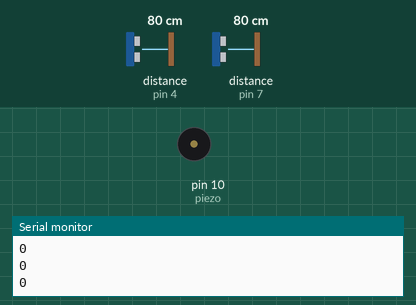
Simulated run of this sketch. Board: Arduino Uno, built with avr-gcc and run on an emulated ATmega328P. Shown: buzzer (waves = sounding), the last lines printed to the serial monitor. Wiring (inferred from the names in the program): 2 × ultrasonic range finder: trigger pin 5, echo pin 4 / trigger pin 8, echo pin 7. The inputs (shaded band) are chosen by the test bench; at power-on: distance to the obstacle (sensors on pin 4, pin 7) 80 cm. The echo pulse lasts 58.3 µs per cm.

Above: at 1.3 s.
1.4 s: distance to the obstacle (sensor on pin 4) set to 73 cm
2.9 s: distance to the obstacle (sensor on pin 4) set to 66 cm
At 3.6 s:
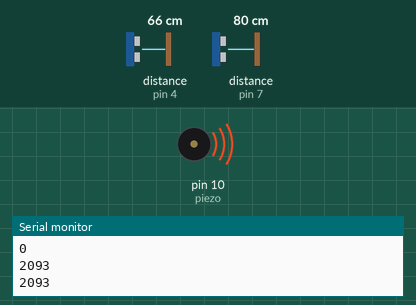
4.5 s: distance to the obstacle (sensor on pin 7) set to 18 cm
At 5.2 s:
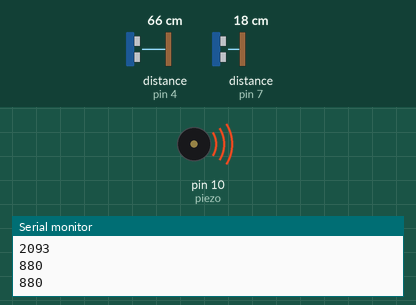
6.0 s: distance to the obstacle (sensor on pin 7) set to 4 cm
At 7.5 s:
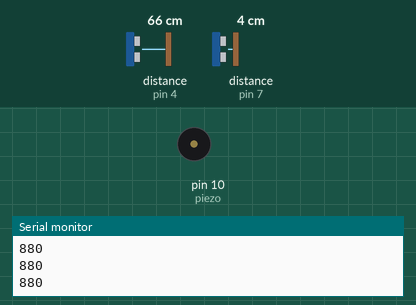
Timing chart, 0 to 10.0 s (numbered marks = the images above; inputs shaded):
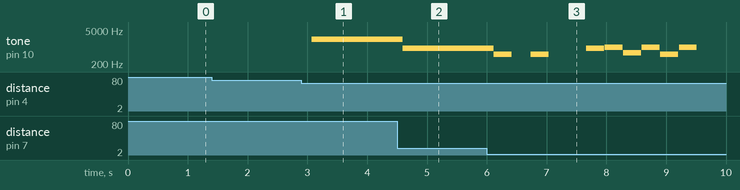

The sketch:

Theremin_A_menor_with_change-play.ino
```cpp
#include <pitches.h>

/*
   Arduino Theremin with A minor pentatonic scale
*/

const int trigger = 5;
const int echo = 4;

const int trigger_c = 8;
const int echo_c = 7;

const int piezo = 10;

int distance = 0;
int distanceHigh = 0;

int distance_c = 0;
int distanceHigh_c = 0;

int lengthOfScale_m = 0;
int lengthOfScale_p = 0;
int lengthOfScale_j = 0;
int lengthOfScale_h = 0;

int note = 0;

#include "pitches.h"


//A Minor pentatonic scale
int scale_p[] = {
  NOTE_C3,NOTE_D3, NOTE_E3, NOTE_G3,NOTE_A3, NOTE_C4, NOTE_D4, NOTE_E4, NOTE_G4, NOTE_A4,
  NOTE_C5, NOTE_D5, NOTE_E5, NOTE_G5, NOTE_A5, NOTE_C6, NOTE_D6, NOTE_E6, NOTE_G6,
  NOTE_A6, NOTE_C7, NOTE_D7
};

//C Major scale
int scale_m[] = {
  NOTE_C3, NOTE_D3, NOTE_E3, NOTE_F3, NOTE_G3, NOTE_A3, NOTE_B3, NOTE_C4, NOTE_D4,
  NOTE_E4, NOTE_F4, NOTE_G4, NOTE_A4, NOTE_B4, NOTE_C5, NOTE_D5, NOTE_E5, NOTE_F5,
  NOTE_G5, NOTE_A5, NOTE_B5
};

//JoJo's theme
int jojo[] = {
  NOTE_B4,0,NOTE_B4,0,0,NOTE_A5,NOTE_B5,NOTE_D5,NOTE_B5,NOTE_B4,NOTE_B5,0,0,
  NOTE_A4,NOTE_B4,NOTE_F5,NOTE_E4,NOTE_B4,0,NOTE_B5,0,0,NOTE_A5,NOTE_B5,
  NOTE_D5,NOTE_B5,NOTE_B5,NOTE_B5,0,0,NOTE_A5,NOTE_B5,NOTE_F6,NOTE_E4,NOTE_B5,0,NOTE_B4,0,0,
  NOTE_A5,NOTE_B5,NOTE_D5,NOTE_B5,NOTE_B5,NOTE_B5,0,0,NOTE_A5,NOTE_B5,NOTE_F6,NOTE_E5,NOTE_B4,NOTE_B5,
};

// Happy
int happy [] = {
  NOTE_C5,NOTE_C5,NOTE_E4,NOTE_C5,NOTE_F5,NOTE_E5,0,
  NOTE_C5,NOTE_C5,NOTE_E4,NOTE_C5,NOTE_G5,NOTE_F5,0,
  NOTE_C5,NOTE_C5,NOTE_C5,NOTE_A5,NOTE_F6,NOTE_E5,NOTE_D5,0,
  NOTE_B5,NOTE_B5,NOTE_A5,NOTE_F5,NOTE_G5,NOTE_F5,0,
};

void setup() {
  Serial.begin(9600);
  pinMode(trigger, OUTPUT);
  pinMode(echo, INPUT);
  distanceHigh = 4000;
  distanceHigh_c = 1500;

  pinMode(trigger_c, OUTPUT);
  pinMode(echo_c, INPUT);
  /*while (millis() < 5000) {
    digitalWrite(trigger, HIGH);
    digitalWrite(trigger, LOW);
    distance = pulseIn(echo, HIGH);

    if (distance > distanceHigh) {
      distanceHigh = distance;
    }
  }*/
  for (byte i = 0; i < (sizeof(scale_m) / sizeof(scale_m[0])); i++) {
    lengthOfScale_m += 1;
    }
  for (byte i = 0; i < (sizeof(scale_p) / sizeof(scale_p[0])); i++) {
    lengthOfScale_p += 1;
    }
  for (byte i = 0; i < (sizeof(jojo) / sizeof(jojo[0])); i++) {
    lengthOfScale_j += 1;
    }
  for (byte i = 0; i < (sizeof(happy) / sizeof(happy[0])); i++) {
    lengthOfScale_h += 1;
    }
}

void loop() {
  digitalWrite(trigger, HIGH);
  digitalWrite(trigger, LOW);

  distance = pulseIn(echo, HIGH);

  digitalWrite(trigger_c, HIGH);
  digitalWrite(trigger_c, LOW);

  distance_c = pulseIn(echo_c, HIGH);

  if ( distance_c > 1000 && distance_c <= distanceHigh_c){

    if (distance <= distanceHigh) {
     note = map(distance, 250, distanceHigh, scale_m[0], scale_m[lengthOfScale_m - 1]);
     for (byte j = 0; j < (lengthOfScale_m); j++) {
      if (note == scale_m[j]) {
        tone(piezo, note, 800);
        Serial.println(note);
        break;
     }
      else if (note > scale_m[j] && note < scale_m[j + 1]) {
        note = scale_m[j];
        tone(piezo, note, 800);
        Serial.println(note);
        break;
      }
    }
   }
   else {
     tone(piezo, 0, 500);
     Serial.println(0);
   }

   }

  else if (distance_c > 100 && distance_c <= 500){
     for (int j = 0; j < (lengthOfScale_j); j++) {
        tone(piezo, jojo[j], 300);
        delay(310);
        noTone(piezo);
    }
  }
  else if (distance_c > 500 && distance_c <= 1000){
     for (int h = 0; h < (lengthOfScale_h); h++) {
        tone(piezo, happy[h], 600);
        delay(610);
        noTone(piezo);
   }
  }

  else {
    if (distance <= distanceHigh) {
     note = map(distance, 250, distanceHigh, scale_p[0], scale_p[lengthOfScale_p - 1]);
     for (byte j = 0; j < (lengthOfScale_p); j++) {
      if (note == scale_p[j]) {
        tone(piezo, note, 800);
        Serial.println(note);
        break;
     }
      else if (note > scale_p[j] && note < scale_p[j + 1]) {
        note = scale_p [j];
        tone(piezo, note, 800);
        Serial.println(note);
        break;
      }
    }
   }

   else if (distance > distanceHigh) {
     tone(piezo, 0, 500);
     Serial.println(0);
   }

  }
delay(500);
}
```

Measured:
- the behaviour switches between 69 and 68 cm on distance to the obstacle (sensor on pin 4) (found by bisection; images 0 and 1)
- after the input at 2.9 s, tone on pin 10 (piezo): silent → 2093 Hz after 0.17 s
- after the input at 4.5 s, tone on pin 10 (piezo): 2093 Hz → 880 Hz after 0.10 s
- after the input at 6.0 s, tone on pin 10 (piezo): plays 494 Hz for 0.30 s, 494 Hz for 0.30 s, 880 Hz for 0.30 s, 988 Hz for 0.30 s, 587 Hz for 0.30 s, 988 Hz for 0.30 s … (8 notes in this stretch), starting after 0.11 s
